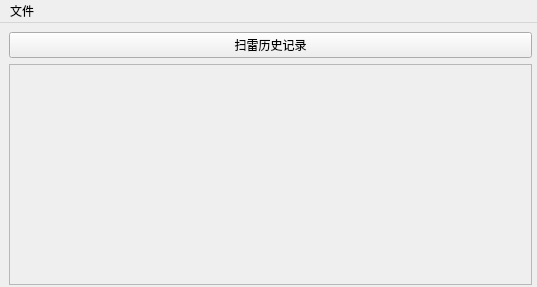
<?xml version="1.0" encoding="UTF-8"?>
<ui version="4.0">
 <class>InfoWindow</class>
 <widget class="QMainWindow" name="InfoWindow">
  <property name="geometry">
   <rect>
    <x>0</x>
    <y>0</y>
    <width>537</width>
    <height>287</height>
   </rect>
  </property>
  <property name="windowTitle">
   <string>MainWindow</string>
  </property>
  <widget class="QWidget" name="centralwidget">
   <widget class="QStackedWidget" name="stackedWidget">
    <property name="geometry">
     <rect>
      <x>0</x>
      <y>0</y>
      <width>541</width>
      <height>271</height>
     </rect>
    </property>
    <property name="currentIndex">
     <number>2</number>
    </property>
    <widget class="QWidget" name="SnakePage">
     <layout class="QVBoxLayout" name="verticalLayout">
      <item>
       <widget class="QPushButton" name="snakeBtn">
        <property name="text">
         <string>贪吃蛇历史记录</string>
        </property>
       </widget>
      </item>
      <item>
       <widget class="QScrollArea" name="scrollAreaSnake">
        <property name="widgetResizable">
         <bool>true</bool>
        </property>
        <widget class="QWidget" name="scrollAreaWidgetContents_3">
         <property name="geometry">
          <rect>
           <x>0</x>
           <y>0</y>
           <width>521</width>
           <height>222</height>
          </rect>
         </property>
        </widget>
       </widget>
      </item>
     </layout>
    </widget>
    <widget class="QWidget" name="TetrisPage">
     <layout class="QVBoxLayout" name="verticalLayout_2">
      <item>
       <widget class="QPushButton" name="tetrisBtn">
        <property name="text">
         <string>俄罗斯方块历史记录</string>
        </property>
       </widget>
      </item>
      <item>
       <widget class="QScrollArea" name="scrollAreaTetris">
        <property name="widgetResizable">
         <bool>true</bool>
        </property>
        <widget class="QWidget" name="scrollAreaWidgetContents_2">
         <property name="geometry">
          <rect>
           <x>0</x>
           <y>0</y>
           <width>521</width>
           <height>222</height>
          </rect>
         </property>
        </widget>
       </widget>
      </item>
     </layout>
    </widget>
    <widget class="QWidget" name="MinesPage">
     <layout class="QVBoxLayout" name="verticalLayout_3">
      <item>
       <widget class="QPushButton" name="minesBtn">
        <property name="text">
         <string>扫雷历史记录</string>
        </property>
       </widget>
      </item>
      <item>
       <widget class="QScrollArea" name="scrollAreaMines">
        <property name="widgetResizable">
         <bool>true</bool>
        </property>
        <widget class="QWidget" name="scrollAreaWidgetContents">
         <property name="geometry">
          <rect>
           <x>0</x>
           <y>0</y>
           <width>521</width>
           <height>222</height>
          </rect>
         </property>
        </widget>
       </widget>
      </item>
     </layout>
    </widget>
   </widget>
  </widget>
  <widget class="QMenuBar" name="menuBar">
   <property name="geometry">
    <rect>
     <x>0</x>
     <y>0</y>
     <width>537</width>
     <height>23</height>
    </rect>
   </property>
   <widget class="QMenu" name="meneFile">
    <property name="title">
     <string>文件</string>
    </property>
   </widget>
   <addaction name="meneFile"/>
  </widget>
 </widget>
 <resources/>
 <connections/>
</ui>
